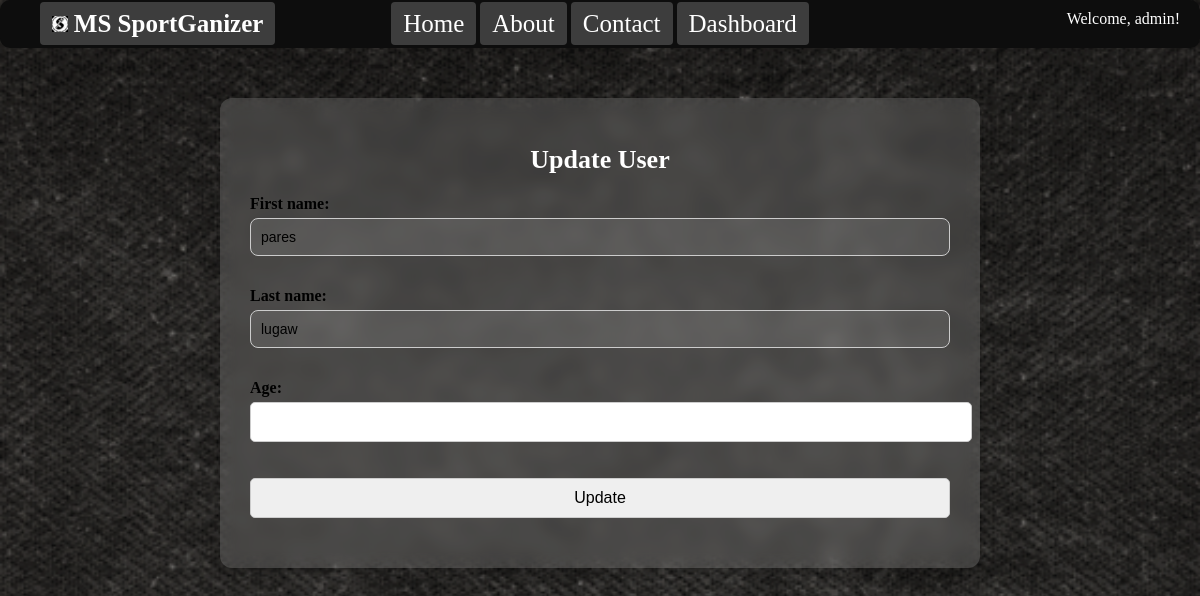
The page /users/21/edit/ (signed in) on the database its author committed.
### accounts/models.py (models this page shows, shortened)
class CustomUser(AbstractUser):
    ROLE_CHOICES = [
        ('admin', 'Admin'),
        ('player', 'Player'),
        ('coach', 'Coach'),
    ]
    role = models.CharField(max_length=20, choices=ROLE_CHOICES)
    age = models.IntegerField(null=True, blank=True)
    phone_number = models.CharField(max_length=15, null=True, blank=True)
    sport = models.ForeignKey('app.Sport', on_delete=models.CASCADE, null=True, blank=True)
    team = models.ForeignKey('app.Team', on_delete=models.CASCADE, null=True, blank=True)
    league = models.ForeignKey('app.League', on_delete=models.CASCADE, null=True, blank=True)
    position = models.ForeignKey('app.Position', on_delete=models.CASCADE, null=True, blank=True)
    jersey_number = models.IntegerField(null=True, blank=True)
    coaching_experience = models.TextField(null=True, blank=True)

### app/views.py (the view)
# urls.py: path('users/<int:pk>/edit/', UsersUpdateView.as_view(), name='users_update'),
class UsersUpdateView(UpdateView):
    template_name = 'app/users/users_update.html'
    model = CustomUser
    fields = ['first_name', 'last_name', 'age']
    success_url = reverse_lazy('dashboard')

### app/templates/app/users/users_update.html (shortened to what this page needs)
{% extends 'app/base.html' %}
{% load static %}
{% block content %}
     <form action="{% url 'users_update' object.pk %}" method="post" class="form-container">
      <h1>Update User</h1>
        {{form.as_p}}
        <input type="submit" value="Update">
     </form>
{% endblock content %}

### app/templates/app/navbar.html
{% load static %}
<header>
    <div class="header-title">
        {% if user.is_authenticated %}
        <h1><a href="{% url 'home' %}"><img src="{% static 'images/favicon.ico' %}" alt="Logo"> MS SportGanizer</a></h1>
        {% endif %}
    </div>
    <nav class="header-nav">
        <a href="{% url 'home' %}">Home</a>
        <a href="{% url 'about' %}">About</a>
        <a href="{% url 'contact' %}">Contact</a>
        {% if user.is_authenticated %}
        <a href="{% url 'dashboard' %}">Dashboard</a>
        {% endif %}
    </nav>
    <div class="header-auth">
        {% if user.is_authenticated %}
            <p>Welcome, {{ user.username }}!</p>
        {% endif %}
    </div>
</header>

### static/css/base.css (style rules this page uses)
body { background-color: #090909; background-image: url("/static/images/exclusive-paper.png"), linear-gradient(to bottom, #000000, #000000); background-blend-mode: normal; background-attachment: fixed; background-size: cover; height: 100vh; margin: 0; overflow-x: hidden; color: white; }
header { background-color: #0d0d0d; border-radius: 10px; padding: 10px; display: flex; justify-content: space-between; }
header a { color: white; text-decoration: none; font-size: 25px; padding: 8px 12px; border-radius: 4px; transition: background-color 0.3s ease; border: none; }
.header-title { flex: 1; }
.header-title h1 { margin: 0; font-size: 24px; }
.header-title h1 a { color: white; text-decoration: none; }
.header-nav { flex: 2; text-align: center; }
.header-auth { flex: 1; text-align: right; }
.header-auth p { display: inline; margin-right: 10px; color: white; }
h1, h3 { color: white; }
a { color: #b8d8e3; text-decoration: none; padding: 10px; background-color: rgba(255, 255, 255, 0.2); border-radius: 8px; transition: background-color 0.3s ease; }

### static/css/table.css (style rules this page uses)
h1 { color: #ffffff; }

### static/css/form.css (style rules this page uses)
input[type="text"], input[type="password"] { width: 100%; padding: 12px; margin-bottom: 15px; border: 2px solid rgba(255, 255, 255, 0.2); border-radius: 8px; font-size: 16px; outline: none; background-color: rgba(255, 255, 255, 0.3); color: #000000; transition: all 0.3s ease; }
label { display: block; font-weight: bold; color: #000000; margin-bottom: 8px; text-align: left; font-size: 16px; }
input[type="text"], input[type="email"], input[type="password"], input[type="date"] { width: 100%; padding: 12px; margin-bottom: 15px; border: 1px solid rgba(255, 255, 255, 0.2); border-radius: 8px; font-size: 16px; outline: none; background-color: rgba(255, 255, 255, 0.3); color: #000000; box-sizing: border-box; transition: all 0.3s ease; }
.form-container { background: rgba(255, 255, 255, 0.15); padding: 30px; border-radius: 12px; box-shadow: 0px 6px 15px rgba(0, 0, 0, 0.2); width: 100%; max-width: 700px; backdrop-filter: blur(8px); margin: auto; margin-top: 50px; transition: all 0.3s ease-in-out; }
label { display: block; font-weight: bold; color: #000000; margin-bottom: 8px; font-size: 16px; }
h1, .section-title { color: #fff; text-align: center; margin-bottom: 20px; font-size: 26px; font-weight: 600; }
input[type="text"], input[type="email"], input[type="password"], select, textarea { width: 100%; padding: 10px; margin-bottom: 15px; border: 1px solid #ccc; border-radius: 8px; background: rgba(255, 255, 255, 0.1); color: #000000; font-size: 14px; transition: all 0.3s ease-in-out; }
label { display: block; margin: 10px 0 5px; color: black; }
input, select, button { width: 100%; padding: 10px; margin-bottom: 20px; border-radius: 5px; border: 1px solid #ccc; font-size: 16px; color: black; }

### rows shown on the page
CustomUser: username "admin"
CustomUser: first_name "pares", last_name "lugaw"
